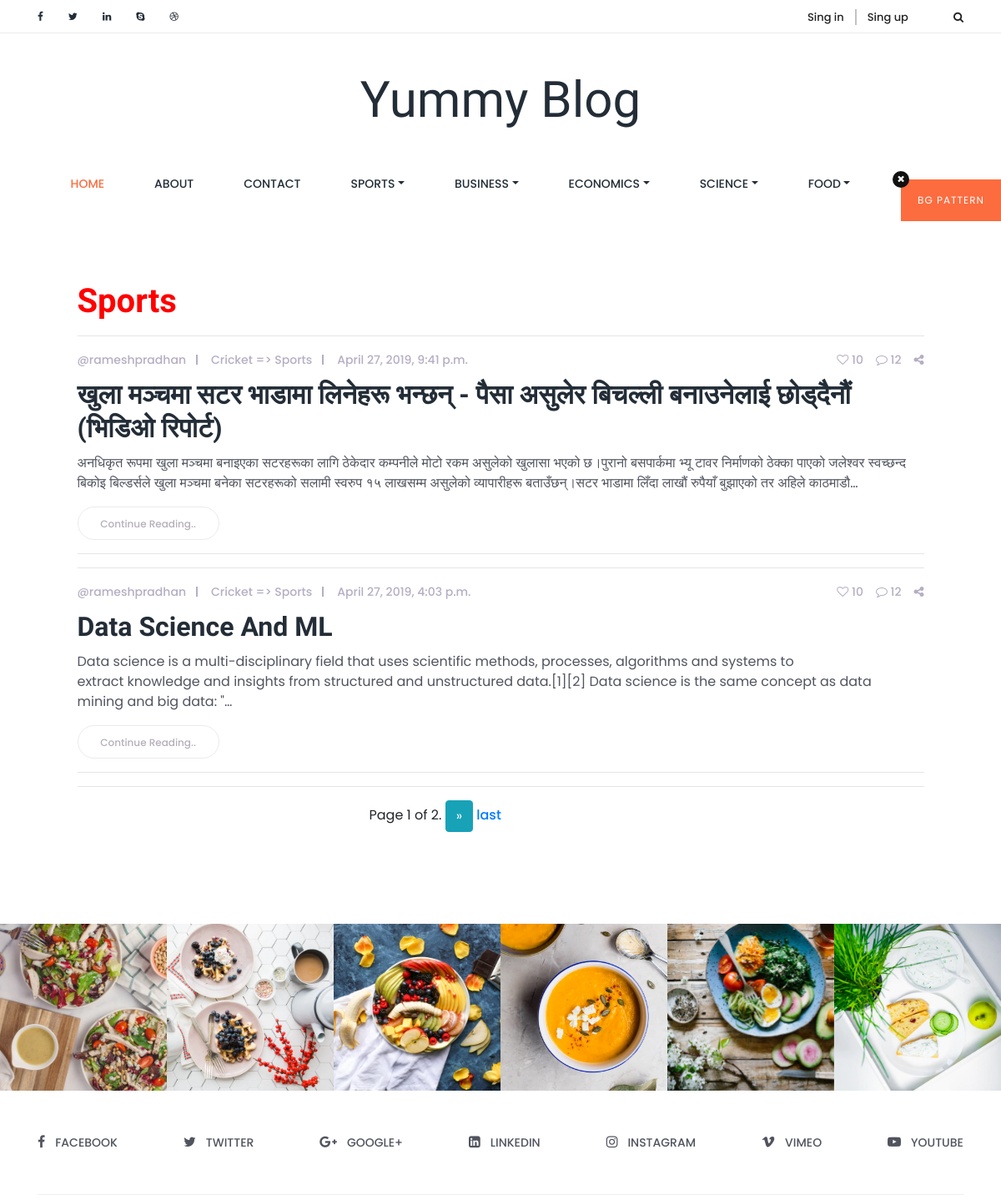
Before: /posts/category/1/ with the older database file.
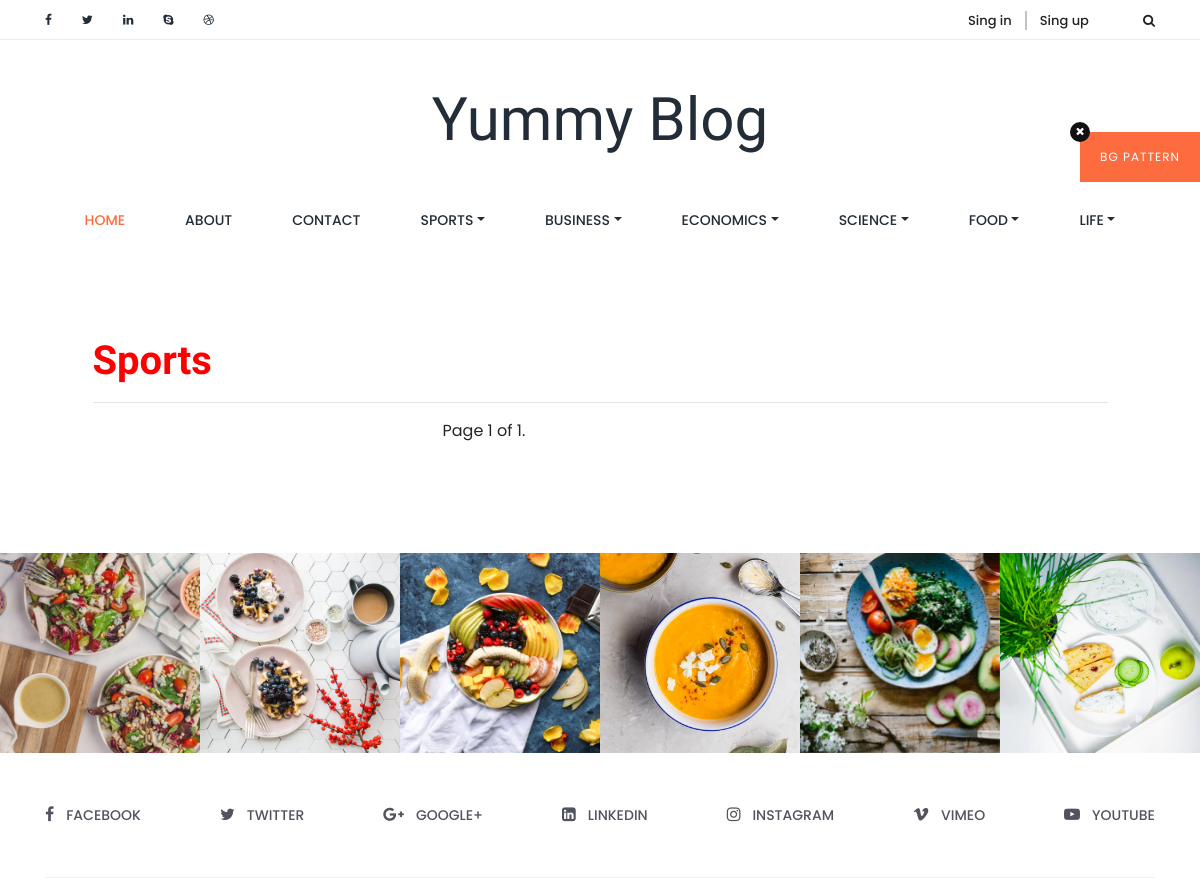
After: the same page with the newer database file.
### newsapp/models.py (models this page shows, shortened)
class Category(models.Model):
    name = models.CharField(max_length=50, unique=True)
    class Meta:
        verbose_name = 'Category'
        verbose_name_plural = 'Categories'
    def __str__(self):
        return self.name

class Post(models.Model):
    STATUS_CHOICES = (
        ('unpublished', 'Unpublished'),
        ('published', 'Published'),
    )
    title = models.CharField(max_length=255)
    tag = models.ManyToManyField(Tag)
    topic = models.ForeignKey(
        Topic, on_delete=models.CASCADE, related_name='posts')
    content = models.TextField()
    image = models.ImageField(upload_to='post_images/%Y/%m/%d', blank=True)
    created_at = models.DateTimeField(auto_now_add=True)
    updated_at = models.DateTimeField(auto_now=True)
    author = models.ForeignKey(
        User, on_delete=models.CASCADE, related_name='posts')
    update_by = models.ForeignKey(
        User, on_delete=models.CASCADE, related_name='+')
    status = models.CharField(
        max_length=10, choices=STATUS_CHOICES, default='unpublished')
    post_count = models.IntegerField(default=0)
    class Meta:
        ordering = ('-created_at',)

class Topic(models.Model):
    subject = models.CharField(max_length=255)
    category = models.ForeignKey(
        Category, on_delete=models.CASCADE, related_name='topics')
    starter = models.ForeignKey(
        User, on_delete=models.CASCADE, related_name='topics')
    def __str__(self):
        return self.subject

### newsapp/views.py (the view)
# urls.py: path('posts/category/<int:pk>/', ClientPostCategory.as_view(), name='clientnewscategory'),
class ClientPostCategory(ListView):
    model = Post
    template_name = 'clienttemplates/clientnewscategory.html'
    paginate_by = 2
    def get_queryset(self):
        self.category = get_object_or_404(Category, pk=self.kwargs['pk'])
        return Post.objects.filter(topic__category=self.category)
    def get_context_data(self, **kwargs):
        context = super(ClientPostCategory, self).get_context_data(**kwargs)
        context['category'] = self.category
        context['categories'] = Category.objects.all()
        post__category = Category.objects.get(id=self.kwargs['pk']) #taking single category name
        context['cat'] = post__category
        return context

### templates/clienttemplates/clientnewscategory.html (shortened to what this page needs)
{% extends 'clienttemplates/clientbase.html' %}
{% load static %}
{% block content %}
<section class="single_blog_area section_padding_80">
	<div class="container">
		<div class="row justify-content-center">
			<div class="col-12 col-lg-11">
				<div class="row no-gutters">
					<div class="col-12">
						<div class="single-post wow fadeInUp" data-wow-delay=".2s">
							<a href="#">
								<h1 class="post-headline" style="color:red;">{{ cat }}</h1>
								<hr>
							</a>
							{% for post in object_list %}
							<div class="post-content">
								<div class="post-meta d-flex">
									<div class="post-author-date-area d-flex">
										<div class="post-author">
											<a href="#">@{{post.author}}</a>
										</div>
										<div class="post-author">
											<a href="{% url 'newsapp:clientnewstopic' post.topic.pk %}">{{ post.topic }} => {{post.topic.category.name}}</a>
										</div>
										<div class="post-date">
											<a href="#">{{ post.created_at }}</a>
										</div>
									</div>
									<div class="post-comment-share-area d-flex">
										<div class="post-favourite">
											<a href="#"><i class="fa fa-heart-o" aria-hidden="true"></i> 10</a>
										</div>
										<div class="post-comments">
											<a href="#"><i class="fa fa-comment-o" aria-hidden="true"></i> 12</a>
										</div>
										<div class="post-share">
											<a href="#"><i class="fa fa-share-alt" aria-hidden="true"></i></a>
										</div>
									</div>
								</div>
								<a href="{% url 'newsapp:clientnewsdetail' post.pk %}">
									<h2 class="post-headline">{{ post.title }}</h2>
								</a>
								<p>{{ post.content | striptags | safe | truncatechars:300 }} </p>
								<a href="{% url 'newsapp:clientnewsdetail' post.pk %}" class="read-more">Continue Reading..</a>
								<hr>
								<hr>
							</div>
							{% endfor %}
							<div class="pagination" style="margin-left:  350px;">
							    <span class="step-links">
							        <span class="current">
							            Page {{ page_obj.number }} of {{ page_obj.paginator.num_pages }}.
							        </span>
							        {% if page_obj.has_next %}
							            <a href="?page={{ page_obj.next_page_number }}"><button class="btn btn-info"> &raquo; </button></a>
							            <a href="?page={{ page_obj.paginator.num_pages }}">last </a>
							        {% endif %}
							    </span>
							</div>
						</div>
					</div>
				</div>
			</div>
		</div>
	</div>
</section>
{% endblock %}

### templates/clienttemplates/clientbase.html (shortened to what this page needs)
{% load static %}
<!DOCTYPE html>
<html lang="en">
<head>
    <link rel="stylesheet" href="https://maxcdn.bootstrapcdn.com/bootstrap/4.0.0/css/bootstrap.min.css">
    <link href="{% static 'clientstatic/style.css' %}" rel="stylesheet">
    <link href="{% static 'clientstatic/css/responsive/responsive.css' %}" rel="stylesheet">
</head>
<body>
    <div id="pattern-switcher">
        Bg Pattern
    </div>
    <div id="patter-close">
        <i class="fa fa-times" aria-hidden="true"></i>
    </div>
    {% include 'clienttemplates/clienttopheader.html' %}
    {% include 'clienttemplates/clientheader.html' %}
    {% block content %}
    {% endblock %}
    {% include 'clienttemplates/clientsocial.html' %}
</body>

### templates/clienttemplates/clienttopheader.html (shortened to what this page needs)
<div class="top_header_area">
    <div class="container">
        <div class="row">
            <div class="col-5 col-sm-6">
                <div class="top_social_bar">
                    <a href="#"><i class="fa fa-facebook" aria-hidden="true"></i></a>
                    <a href="#"><i class="fa fa-twitter" aria-hidden="true"></i></a>
                    <a href="#"><i class="fa fa-linkedin" aria-hidden="true"></i></a>
                    <a href="#"><i class="fa fa-skype" aria-hidden="true"></i></a>
                    <a href="#"><i class="fa fa-dribbble" aria-hidden="true"></i></a>
                </div>
            </div>
            <div class="col-7 col-sm-6">
                <div class="signup-search-area d-flex align-items-center justify-content-end">
                    <div class="login_register_area d-flex">
                        <div class="login">
                            <a href="register.html">Sing in</a>
                        </div>
                        <div class="register">
                            <a href="register.html">Sing up</a>
                        </div>
                    </div>
                    <div class="search_button">
                        <a class="searchBtn" href="#"></a>
                    </div>
                </div>
            </div>
        </div>
    </div>
</div>

### templates/clienttemplates/clientheader.html (shortened to what this page needs)
<header class="header_area">
    <div class="container">
        <div class="row">
            <div class="col-12">
                <div class="logo_area text-center">
                    <a href="{% url 'newsapp:clienthome' %}" class="yummy-logo">Yummy Blog</a>
                </div>
            </div>
        </div>
        <div class="row">
            <div class="col-12">
                <nav class="navbar navbar-expand-lg">
                    <div class="collapse navbar-collapse justify-content-center" id="yummyfood-nav">
                        <ul class="navbar-nav" id="yummy-nav">
                            <li class="nav-item active">
                                <a class="nav-link" href="{% url 'newsapp:clienthome' %}">Home <span class="sr-only">(current)</span></a>
                            </li>
                            <li class="nav-item">
                                <a class="nav-link" href="#">About</a>
                            </li>
                            <li class="nav-item">
                                <a class="nav-link" href="contact.html">Contact</a>
                            </li>
                            {% for c in categories %}
                                <li class="nav-item">
                                    <a class="nav-link dropdown-toggle" href="#" id="{{ c.name }}" role="button" data-toggle="dropdown" aria-haspopup="true" aria-expanded="false">{{c.name}}</a>
                                </li>
                            {% endfor %}
                        </ul>
                    </div>
                </nav>
            </div>
        </div>
    </div>
</header>

### templates/clienttemplates/clientsocial.html (shortened to what this page needs)
{% load static %}
<div class="instargram_area owl-carousel section_padding_100_0 clearfix" id="portfolio">
    <div class="instagram_gallery_item">
        <img src="{% static 'clientstatic/img/instagram-img/1.jpg' %}" alt="">
    </div>
    <div class="instagram_gallery_item">
        <img src="{% static 'clientstatic/img/instagram-img/2.jpg' %}" alt="">
    </div>
    <div class="instagram_gallery_item">
        <img src="{% static 'clientstatic/img/instagram-img/3.jpg' %}" alt="">
    </div>
    <div class="instagram_gallery_item">
        <img src="{% static 'clientstatic/img/instagram-img/4.jpg' %}" alt="">
    </div>
    <div class="instagram_gallery_item">
        <img src="{% static 'clientstatic/img/instagram-img/5.jpg' %}" alt="">
    </div>
    <div class="instagram_gallery_item">
        <img src="{% static 'clientstatic/img/instagram-img/6.jpg' %}" alt="">
    </div>
</div>
<div class="social_icon_area clearfix">
    <div class="container">
        <div class="row">
            <div class="col-12">
                <div class="footer-social-area d-flex">
                    <div class="single-icon">
                        <a href="#"><i class="fa fa-facebook" aria-hidden="true"></i><span>facebook</span></a>
                    </div>
                    <div class="single-icon">
                        <a href="#"><i class="fa fa-twitter" aria-hidden="true"></i><span>Twitter</span></a>
                    </div>
                    <div class="single-icon">
                        <a href="#"><i class="fa fa-google-plus" aria-hidden="true"></i><span>GOOGLE+</span></a>
                    </div>
                    <div class="single-icon">
                        <a href="#"><i class="fa fa-linkedin-square" aria-hidden="true"></i><span>linkedin</span></a>
                    </div>
                    <div class="single-icon">
                        <a href="#"><i class="fa fa-instagram" aria-hidden="true"></i><span>Instagram</span></a>
                    </div>
                    <div class="single-icon">
                        <a href="#"><i class="fa fa-vimeo" aria-hidden="true"></i><span>VIMEO</span></a>
                    </div>
                    <div class="single-icon">
                        <a href="#"><i class="fa fa-youtube-play" aria-hidden="true"></i><span>YOUTUBE</span></a>
                    </div>
                </div>
            </div>
        </div>
    </div>
</div>

### static/clientstatic/style.css (style rules this page uses)
* { margin: 0; padding: 0; }
body { font-family: 'Poppins', sans-serif; position: relative; z-index: auto; }
h1, h2, h3, h4, h5, h6 { font-family: 'Quicksand', sans-serif; font-weight: 700; color: #232d37; line-height: 1.25; }
.section_padding_80 { margin-top: 80px; margin-bottom: 80px; }
img { max-width: 100%; }
ul, ol { margin: 0; padding: 0; }
a, a:hover, a:focus, a:active { text-decoration: none; -webkit-transition-duration: 500ms; transition-duration: 500ms; font-weight: 500; outline: none; }
li { list-style: none; }
.top_header_area { width: 100%; height: 40px; border-bottom: 1px solid #ebebeb; }
.top_header_area .top_social_bar { display: -webkit-box; display: -ms-flexbox; display: flex; height: 40px; -webkit-box-align: center; -ms-flex-align: center; align-items: center; }
.top_header_area .top_social_bar > a { font-size: 12px; color: #232d37; margin-right: 30px; }
.top_header_area .top_social_bar > a:last-of-type { margin-right: 0; }
.top_header_area .signup-search-area { height: 40px; position: relative; z-index: 3; }
.top_header_area .signup-search-area a { font-size: 13px; color: #222; }
.top_header_area .signup-search-area .login a { margin-right: 13px; border-right: 2px solid #c2c2c2; padding-right: 13px; }
.top_header_area .signup-search-area .search_button { margin-left: 54px; }
.logo_area .yummy-logo { font-family: 'Shadows Into Light Two', cursive; font-size: 60px; margin-bottom: 0; padding: 35px 0 20px 0; display: inline-block; color: #232d37; }
.navbar.navbar-expand-lg { padding: 0; }
.navbar.navbar-expand-lg .navbar-nav .nav-link { padding: 25px 30px; color: #232d37; text-transform: uppercase; font-size: 14px; }
.navbar.navbar-expand-lg .navbar-nav .nav-link:hover, .navbar.navbar-expand-lg .navbar-nav .active .nav-link { color: #fc6c3f; }
.single-post { margin-bottom: 30px; }
.instagram_gallery_item { position: relative; z-index: 1; }
.instagram_gallery_item img { -webkit-transition-duration: 500ms; transition-duration: 500ms; width: 100%; }
.instargram_area { position: relative; z-index: 1; }
.footer-social-area { border-bottom: 1px solid #eeeeee; padding: 50px 0; -webkit-box-pack: justify; -ms-flex-pack: justify; justify-content: space-between }
.single-icon > a { color: #51545f; font-size: 14px; font-weight: 500; text-transform: uppercase; }
.single-icon > a > i { font-size: 16px; padding-right: 12px; }
#pattern-switcher { width: 120px; background-color: #fc6c3f; position: fixed; top: 15%; z-index: 9999; cursor: pointer; height: 50px; right: 0; color: #fff; font-size: 12px; line-height: 50px; text-align: center; text-transform: uppercase; letter-spacing: 1px; -webkit-transition-duration: 500ms; transition-duration: 500ms; }
#patter-close > i { position: fixed; width: 20px; height: 20px; background-color: #111; font-size: 11px; line-height: 20px; border-radius: 50%; right: 110px; top: calc(15% - 10px); text-align: center; z-index: 99999; color: #fff; cursor: pointer; }

Changed rows visible on the page:
removed Post: author "rameshpradhan", topic "Cricket", topic.category.name "Sports", created_at "April 27, 2019, 9:41 p.m.", title "खुला मञ्चमा सटर भाडामा लिनेहरू भन्छन् - पैसा असुलेर बिचल्ली बनाउनेलाई छोड्दैनौं (भिडिओ रिपोर्ट)", content "अनधिकृत रूपमा खुला मञ्चमा बनाइएका सटरहरूका लागि ठेकेदार कम्पनीले मोटो रकम असुलेको खुलासा भएको छ।पुरानो बसपार्कमा भ्यू टावर निर्माणको ठेक्का पाएको जलेश्वर स्वच्छन्द बिकोइ बिल्डर्सले खुला मञ्चमा बनेका सटरहरूको सलामी स्वरुप १५ लाखसम्म असुलेको व्यापारीहरू बताउँछन्।सटर भाडामा लिँदा लाखौं रुपैयाँ बुझाएको तर अहिले काठमाडौ…"
removed Post: author "rameshpradhan", topic "Cricket", topic.category.name "Sports", created_at "April 27, 2019, 4:03 p.m.", title "Data Science And ML", content "Data science is a multi-disciplinary field that uses scientific methods, processes, algorithms and systems to extract knowledge and insights from structured and unstructured data.[1][2] Data science is the same concept as data mining and big data: \"…"
now on this page (row unchanged): Category: name "LIFE"
Other visible differences:
{{ page_obj.paginator.num_pages }}: "2" → "1"
text no longer shown: "» last"
